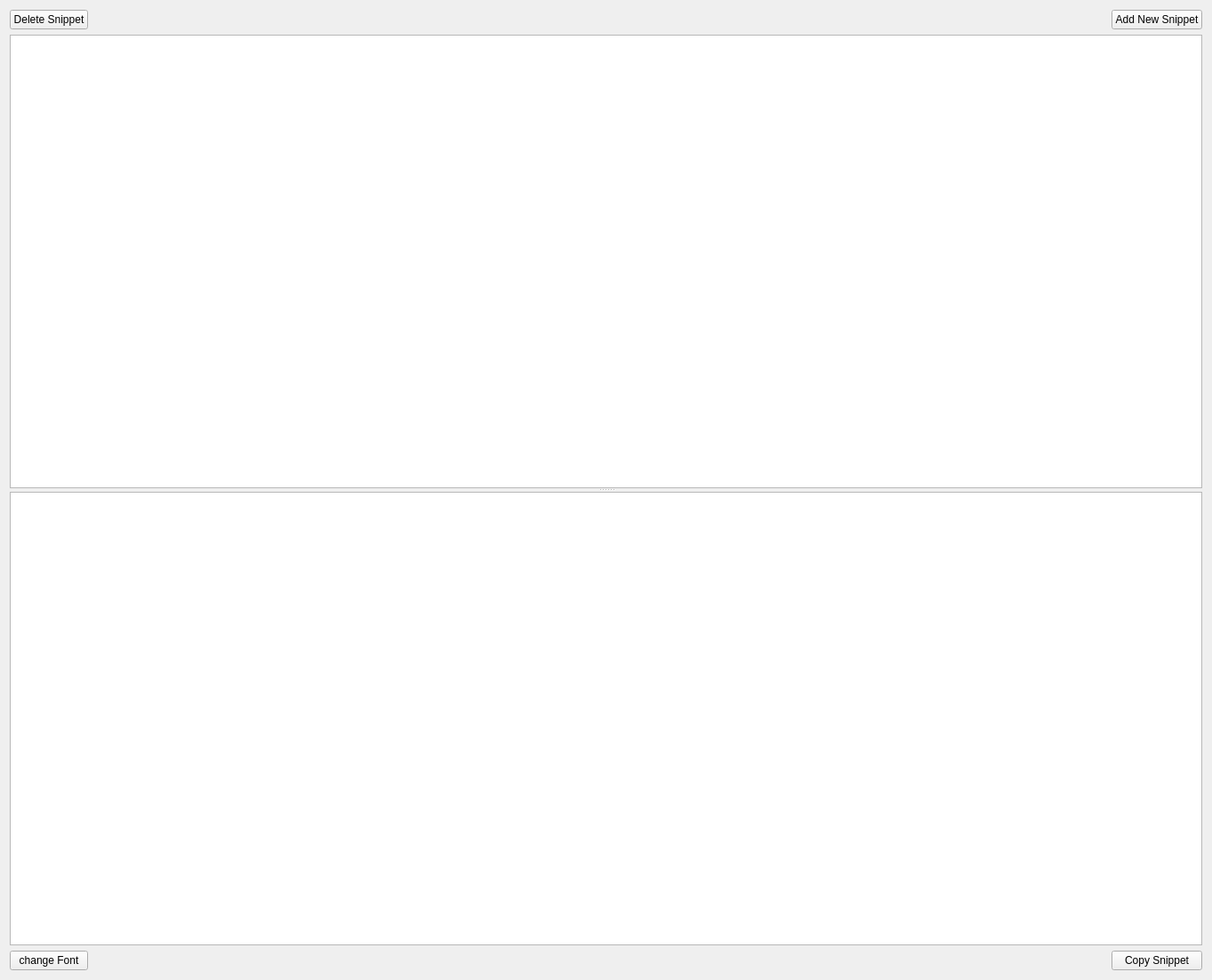
<?xml version="1.0" encoding="UTF-8"?>
<ui version="4.0">
 <class>SnippetsTab</class>
 <widget class="QWidget" name="SnippetsTab">
  <property name="geometry">
   <rect>
    <x>0</x>
    <y>0</y>
    <width>1363</width>
    <height>1102</height>
   </rect>
  </property>
  <property name="windowTitle">
   <string>Form</string>
  </property>
  <layout class="QGridLayout" name="gridLayout">
   <item row="2" column="0">
    <widget class="QPushButton" name="change_font_pushButton">
     <property name="text">
      <string>change Font</string>
     </property>
    </widget>
   </item>
   <item row="1" column="0" colspan="3">
    <widget class="QSplitter" name="splitter">
     <property name="orientation">
      <enum>Qt::Vertical</enum>
     </property>
     <property name="childrenCollapsible">
      <bool>false</bool>
     </property>
     <widget class="SnippetsTableView" name="snippets_tableView">
      <property name="sizePolicy">
       <sizepolicy hsizetype="Expanding" vsizetype="Fixed">
        <horstretch>0</horstretch>
        <verstretch>0</verstretch>
       </sizepolicy>
      </property>
      <property name="minimumSize">
       <size>
        <width>0</width>
        <height>350</height>
       </size>
      </property>
      <property name="editTriggers">
       <set>QAbstractItemView::EditKeyPressed</set>
      </property>
     </widget>
     <widget class="SnippetsPreviewEditor" name="snippet_preview_Scintilla">
      <property name="styleSheet">
       <string notr="true"/>
      </property>
     </widget>
    </widget>
   </item>
   <item row="0" column="1">
    <spacer name="horizontalSpacer">
     <property name="orientation">
      <enum>Qt::Horizontal</enum>
     </property>
     <property name="sizeHint" stdset="0">
      <size>
       <width>1162</width>
       <height>20</height>
      </size>
     </property>
    </spacer>
   </item>
   <item row="0" column="2">
    <widget class="QPushButton" name="new_snippet_pushButton">
     <property name="text">
      <string>Add New Snippet</string>
     </property>
    </widget>
   </item>
   <item row="0" column="0">
    <widget class="QPushButton" name="delete_snippet_pushButton">
     <property name="text">
      <string>Delete Snippet</string>
     </property>
    </widget>
   </item>
   <item row="2" column="2">
    <widget class="QPushButton" name="copy_snippet_pushButton">
     <property name="text">
      <string>Copy Snippet</string>
     </property>
    </widget>
   </item>
  </layout>
 </widget>
 <customwidgets>
  <customwidget>
   <class>SnippetsTableView</class>
   <extends>QTableView</extends>
   <header>pyqtsocius.ui_elements.views.snippets_tableview</header>
  </customwidget>
  <customwidget>
   <class>SnippetsPreviewEditor</class>
   <extends>QPlainTextEdit</extends>
   <header>pyqtsocius.ui_elements.views.snippets_preview_editor</header>
  </customwidget>
 </customwidgets>
 <resources>
  <include location="../pyqtsocius/ui_elements/pyqt_sorter_ressources.qrc"/>
 </resources>
 <connections/>
</ui>
